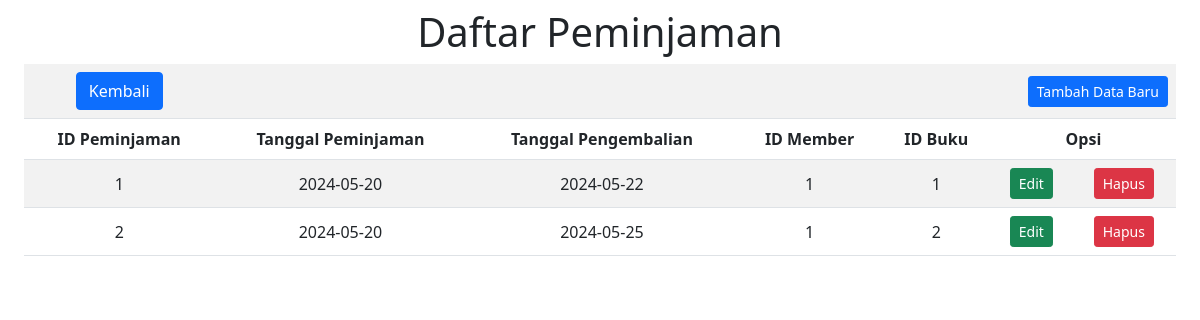
The app's page /Peminjaman.php with its own data.
### tables this page shows
CREATE TABLE `peminjaman` (
  `id_peminjaman` int(11) NOT NULL,
  `tgl_pinjam` date DEFAULT NULL,
  `tgl_kembali` date DEFAULT NULL,
  `id_member` int(11) DEFAULT NULL,
  `id_buku` int(11) DEFAULT NULL
);

### Model.php (called while the page is built, shortened)
<?php
function selectalldata($table)
{
  $select = "SELECT * FROM $table";
  $select1 = mysqli_query($GLOBALS['connect'], $select);
  return $select1;
}

### Peminjaman.php (the view, shortened to what this page needs)
<?php
require "Model.php";
?>
<!doctype html>
<html lang="en">
<head>
  <link href="https://cdn.jsdelivr.net/npm/bootstrap@5.1.3/dist/css/bootstrap.min.css" rel="stylesheet">
</head>
<body>
  <h1 class="mt-2">Daftar Peminjaman</h1>
  <div class="table-responsive mx-4">
    <table class="table table-striped align-middle">
      <tr>
        <td><a href="index.php"><button type="button" class="btn btn-primary">Kembali</button></a></td>
        <td colspan=6><a href="FormPeminjaman.php"><button type="button" class="btn btn-primary float-end btn-sm">Tambah Data Baru</button></a></td>
      </tr>
      <tr>
        <th>ID Peminjaman</th>
        <th>Tanggal Peminjaman</th>
        <th>Tanggal Pengembalian</th>
        <th>ID Member</th>
        <th>ID Buku</th>
        <th colspan="2">Opsi</th>
      </tr>
      <?php
      $result = selectalldata("peminjaman");
      while ($data = mysqli_fetch_array($result)) { ?>
        <tr>
          <td><?php echo $data['id_peminjaman'] ?></td>
          <td><?php echo $data['tgl_pinjam'] ?></td>
          <td><?php echo $data['tgl_kembali'] ?></td>
          <td><?php echo $data['id_member'] ?></td>
          <td><?php echo $data['id_buku'] ?></td>
          <td style="text-align: center;"><a href="FormPeminjaman.php?id_peminjaman=<?php echo $data['id_peminjaman']; ?>"><button class="btn btn-success btn-sm">Edit</button></a></td>
          <td style="text-align: center;"><a href="Peminjaman.php?id_peminjaman=<?php echo $data['id_peminjaman']; ?>" onclick="return confirm('Hapus data?')"><button class="btn btn-danger btn-sm">Hapus</button></a></td>
        </tr>
      <?php } ?>
    </table>
  </div>
</body>
</html>

### Peminjaman.php (style rules this page uses)
h1, table { text-align: center; }

### records on screen
peminjaman: id_peminjaman "1", tgl_pinjam "2024-05-20", tgl_kembali "2024-05-22", id_member "1", id_buku "1"
peminjaman: id_peminjaman "2", tgl_pinjam "2024-05-20", tgl_kembali "2024-05-25", id_member "1", id_buku "2"
